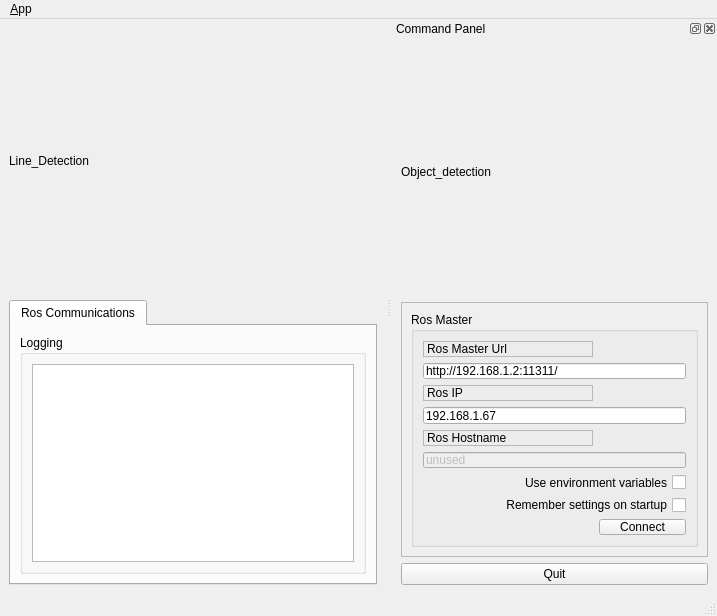
<?xml version="1.0" encoding="UTF-8"?>
<ui version="4.0">
 <class>MainWindowDesign</class>
 <widget class="QMainWindow" name="MainWindowDesign">
  <property name="geometry">
   <rect>
    <x>0</x>
    <y>0</y>
    <width>717</width>
    <height>616</height>
   </rect>
  </property>
  <property name="windowTitle">
   <string>QRosApp</string>
  </property>
  <property name="windowIcon">
   <iconset resource="../resources/images.qrc">
    <normaloff>:/images/icon.png</normaloff>:/images/icon.png</iconset>
  </property>
  <property name="locale">
   <locale language="English" country="Australia"/>
  </property>
  <widget class="QWidget" name="centralwidget">
   <layout class="QVBoxLayout" name="verticalLayout_4">
    <item>
     <layout class="QGridLayout" name="gridLayout_5">
      <item row="0" column="0">
       <widget class="QLabel" name="label_5">
        <property name="maximumSize">
         <size>
          <width>16777215</width>
          <height>16777215</height>
         </size>
        </property>
        <property name="text">
         <string>Line_Detection</string>
        </property>
       </widget>
      </item>
     </layout>
    </item>
    <item>
     <widget class="QTabWidget" name="tab_manager">
      <property name="minimumSize">
       <size>
        <width>100</width>
        <height>0</height>
       </size>
      </property>
      <property name="maximumSize">
       <size>
        <width>16777215</width>
        <height>285</height>
       </size>
      </property>
      <property name="locale">
       <locale language="English" country="Australia"/>
      </property>
      <property name="currentIndex">
       <number>0</number>
      </property>
      <widget class="QWidget" name="tab_status">
       <attribute name="title">
        <string>Ros Communications</string>
       </attribute>
       <layout class="QGridLayout" name="gridLayout_2">
        <item row="0" column="0">
         <widget class="QGroupBox" name="groupBox_12">
          <property name="sizePolicy">
           <sizepolicy hsizetype="MinimumExpanding" vsizetype="Preferred">
            <horstretch>0</horstretch>
            <verstretch>0</verstretch>
           </sizepolicy>
          </property>
          <property name="title">
           <string>Logging</string>
          </property>
          <layout class="QGridLayout" name="gridLayout_3">
           <item row="1" column="0">
            <widget class="QListView" name="view_logging">
             <property name="font">
              <font>
               <pointsize>22</pointsize>
              </font>
             </property>
            </widget>
           </item>
          </layout>
         </widget>
        </item>
       </layout>
      </widget>
     </widget>
    </item>
   </layout>
  </widget>
  <widget class="QMenuBar" name="menubar">
   <property name="geometry">
    <rect>
     <x>0</x>
     <y>0</y>
     <width>717</width>
     <height>22</height>
    </rect>
   </property>
   <widget class="QMenu" name="menu_File">
    <property name="title">
     <string>&amp;App</string>
    </property>
    <addaction name="action_Preferences"/>
    <addaction name="separator"/>
    <addaction name="actionAbout"/>
    <addaction name="actionAbout_Qt"/>
    <addaction name="separator"/>
    <addaction name="action_Quit"/>
   </widget>
   <addaction name="menu_File"/>
  </widget>
  <widget class="QStatusBar" name="statusbar"/>
  <widget class="QDockWidget" name="dock_status">
   <property name="sizePolicy">
    <sizepolicy hsizetype="Minimum" vsizetype="Preferred">
     <horstretch>0</horstretch>
     <verstretch>0</verstretch>
    </sizepolicy>
   </property>
   <property name="minimumSize">
    <size>
     <width>325</width>
     <height>572</height>
    </size>
   </property>
   <property name="allowedAreas">
    <set>Qt::RightDockWidgetArea</set>
   </property>
   <property name="windowTitle">
    <string>Command Panel</string>
   </property>
   <attribute name="dockWidgetArea">
    <number>2</number>
   </attribute>
   <widget class="QWidget" name="dockWidgetContents_2">
    <layout class="QVBoxLayout" name="verticalLayout">
     <item>
      <layout class="QGridLayout" name="gridLayout_6">
       <item row="0" column="0">
        <widget class="QLabel" name="label_4">
         <property name="maximumSize">
          <size>
           <width>16777215</width>
           <height>16777215</height>
          </size>
         </property>
         <property name="text">
          <string>Object_detection</string>
         </property>
        </widget>
       </item>
      </layout>
     </item>
     <item>
      <widget class="QFrame" name="frame">
       <property name="sizePolicy">
        <sizepolicy hsizetype="Minimum" vsizetype="Preferred">
         <horstretch>0</horstretch>
         <verstretch>0</verstretch>
        </sizepolicy>
       </property>
       <property name="maximumSize">
        <size>
         <width>16777215</width>
         <height>255</height>
        </size>
       </property>
       <property name="frameShape">
        <enum>QFrame::StyledPanel</enum>
       </property>
       <property name="frameShadow">
        <enum>QFrame::Raised</enum>
       </property>
       <layout class="QVBoxLayout" name="verticalLayout_3">
        <item>
         <widget class="QGroupBox" name="groupBox">
          <property name="title">
           <string>Ros Master</string>
          </property>
          <layout class="QGridLayout" name="gridLayout">
           <item row="6" column="0" colspan="2">
            <widget class="QCheckBox" name="checkbox_use_environment">
             <property name="layoutDirection">
              <enum>Qt::RightToLeft</enum>
             </property>
             <property name="text">
              <string>Use environment variables</string>
             </property>
            </widget>
           </item>
           <item row="7" column="0" colspan="2">
            <widget class="QCheckBox" name="checkbox_remember_settings">
             <property name="layoutDirection">
              <enum>Qt::RightToLeft</enum>
             </property>
             <property name="text">
              <string>Remember settings on startup</string>
             </property>
            </widget>
           </item>
           <item row="8" column="1">
            <widget class="QPushButton" name="button_connect">
             <property name="enabled">
              <bool>true</bool>
             </property>
             <property name="sizePolicy">
              <sizepolicy hsizetype="MinimumExpanding" vsizetype="Fixed">
               <horstretch>0</horstretch>
               <verstretch>0</verstretch>
              </sizepolicy>
             </property>
             <property name="toolTip">
              <string>Set the target to the current joint trajectory state.</string>
             </property>
             <property name="statusTip">
              <string>Clear all waypoints and set the target to the current joint trajectory state.</string>
             </property>
             <property name="text">
              <string>Connect</string>
             </property>
            </widget>
           </item>
           <item row="3" column="0" colspan="2">
            <widget class="QLineEdit" name="line_edit_host">
             <property name="text">
              <string>192.168.1.67</string>
             </property>
            </widget>
           </item>
           <item row="4" column="0">
            <widget class="QLabel" name="label_3">
             <property name="frameShape">
              <enum>QFrame::StyledPanel</enum>
             </property>
             <property name="frameShadow">
              <enum>QFrame::Raised</enum>
             </property>
             <property name="text">
              <string>Ros Hostname</string>
             </property>
            </widget>
           </item>
           <item row="8" column="0">
            <spacer name="horizontalSpacer">
             <property name="orientation">
              <enum>Qt::Horizontal</enum>
             </property>
             <property name="sizeHint" stdset="0">
              <size>
               <width>170</width>
               <height>21</height>
              </size>
             </property>
            </spacer>
           </item>
           <item row="0" column="0">
            <widget class="QLabel" name="label">
             <property name="frameShape">
              <enum>QFrame::StyledPanel</enum>
             </property>
             <property name="frameShadow">
              <enum>QFrame::Raised</enum>
             </property>
             <property name="text">
              <string>Ros Master Url</string>
             </property>
            </widget>
           </item>
           <item row="1" column="0" colspan="2">
            <widget class="QLineEdit" name="line_edit_master">
             <property name="text">
              <string>http://192.168.1.2:11311/</string>
             </property>
            </widget>
           </item>
           <item row="2" column="0">
            <widget class="QLabel" name="label_2">
             <property name="frameShape">
              <enum>QFrame::StyledPanel</enum>
             </property>
             <property name="frameShadow">
              <enum>QFrame::Raised</enum>
             </property>
             <property name="text">
              <string>Ros IP</string>
             </property>
            </widget>
           </item>
           <item row="5" column="0" colspan="2">
            <widget class="QLineEdit" name="line_edit_topic">
             <property name="enabled">
              <bool>false</bool>
             </property>
             <property name="text">
              <string>unused</string>
             </property>
            </widget>
           </item>
          </layout>
         </widget>
        </item>
       </layout>
      </widget>
     </item>
     <item>
      <widget class="QPushButton" name="quit_button">
       <property name="sizePolicy">
        <sizepolicy hsizetype="MinimumExpanding" vsizetype="Fixed">
         <horstretch>0</horstretch>
         <verstretch>0</verstretch>
        </sizepolicy>
       </property>
       <property name="text">
        <string>Quit</string>
       </property>
      </widget>
     </item>
    </layout>
   </widget>
  </widget>
  <action name="action_Quit">
   <property name="text">
    <string>&amp;Quit</string>
   </property>
   <property name="shortcut">
    <string>Ctrl+Q</string>
   </property>
   <property name="shortcutContext">
    <enum>Qt::ApplicationShortcut</enum>
   </property>
  </action>
  <action name="action_Preferences">
   <property name="text">
    <string>&amp;Preferences</string>
   </property>
  </action>
  <action name="actionAbout">
   <property name="text">
    <string>&amp;About</string>
   </property>
  </action>
  <action name="actionAbout_Qt">
   <property name="text">
    <string>About &amp;Qt</string>
   </property>
  </action>
 </widget>
 <resources>
  <include location="../resources/images.qrc"/>
 </resources>
 <connections>
  <connection>
   <sender>action_Quit</sender>
   <signal>triggered()</signal>
   <receiver>MainWindowDesign</receiver>
   <slot>close()</slot>
   <hints>
    <hint type="sourcelabel">
     <x>-1</x>
     <y>-1</y>
    </hint>
    <hint type="destinationlabel">
     <x>399</x>
     <y>299</y>
    </hint>
   </hints>
  </connection>
  <connection>
   <sender>quit_button</sender>
   <signal>clicked()</signal>
   <receiver>MainWindowDesign</receiver>
   <slot>close()</slot>
   <hints>
    <hint type="sourcelabel">
     <x>859</x>
     <y>552</y>
    </hint>
    <hint type="destinationlabel">
     <x>469</x>
     <y>299</y>
    </hint>
   </hints>
  </connection>
 </connections>
</ui>
